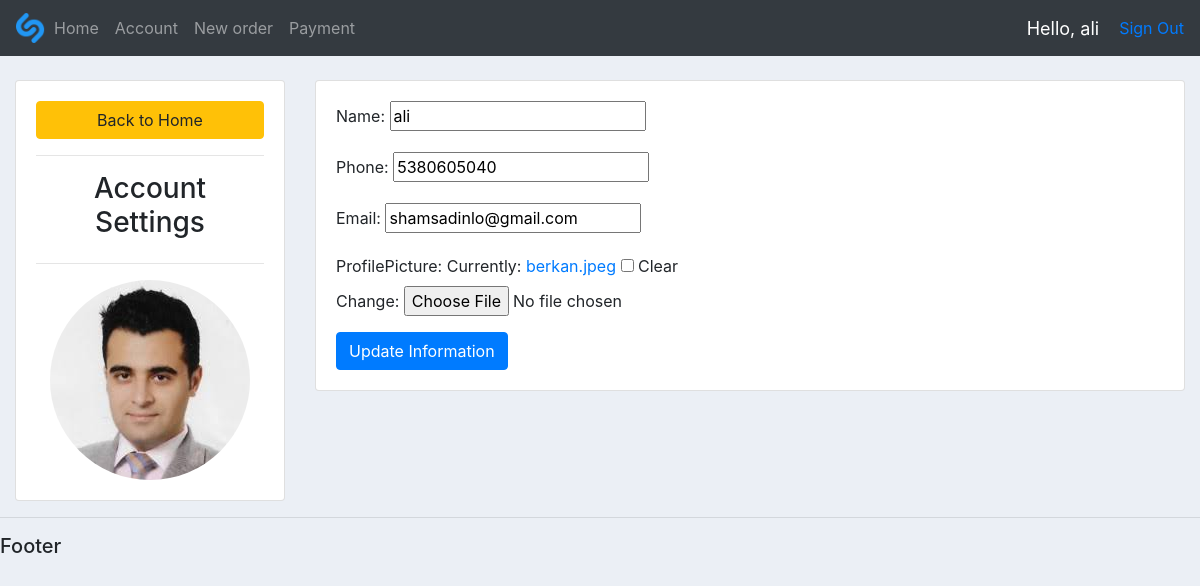
Page /account/ (signed in) on the committed database.
### accounts/models.py (models this page shows, shortened)
class Customer(models.Model):
    user = models.OneToOneField(User, null=True, on_delete=models.CASCADE)
    name = models.CharField(max_length=200, null=True)
    phone = models.CharField(max_length=20, null=True)
    email = models.CharField(max_length=200, null=True)
    dateCreated = models.DateTimeField(auto_now_add=True, null=True)
    profilePicture = models.ImageField(null=True, blank=True)

### accounts/views.py (the view)
# urls.py: path('account/', views.accountSettings, name='account'),
def accountSettings(request):
    customer = request.user.customer
    form = CustomerForm(instance=customer)
    if request.method == 'POST':
        form = CustomerForm(request.POST, request.FILES, instance=customer)
        if form.is_valid():
            form.save()
    context = {'form': form}
    return render(request, 'accounts/account_settings.html', context)

### accounts/forms.py
class CustomerForm(ModelForm):
    class Meta:
        model = Customer
        fields = ['name','phone','email','profilePicture']

### accounts/templates/accounts/account_settings.html (shortened to what this page needs)
{% extends 'accounts/main.html' %}
{% load static %}
{% block content%}
<br>
<div class="row">
    <div class="col-md-3">
        <div class="card card-body">
            <a class="btn btn-warning" href="{% url 'home' %}">Back to Home</a>
            <hr>
            <h3 style="text-align: center">Account Settings</h3>
            <hr>
            <img class="profile-pic" src="{{request.user.customer.profilePicture.url }}" >
        </div>
    </div>
    <div class="col-md-9">
        <div class="card card-body">
            <form method="POST" action="" enctype="multipart/form-data">
                {{form.as_p}}
                <input class="btn btn-primary" type="submit" name="Update Information" value="Update Information">
            </form>
        </div>
    </div>
</div>
{% endblock %}

### accounts/templates/accounts/navbar.html (shortened to what this page needs)
{% load static %}
<nav class="navbar navbar-expand-lg navbar-dark bg-dark">
    <img src="{% static 'images/Shazam.png' %}" style="width:30px;height:30px;">
    <div class="collapse navbar-collapse" id="navbarNav">
        <ul class="navbar-nav">
            {% if request.user.is_staff %}
            <li class="nav-item active">
                <a class="nav-link" href="{% url 'home' %}">Dashboard</a>
            </li>
            <li class="nav-item">
                <a class="nav-link" href="{% url 'products' %}">Products</a>
            </li>
            {% else %}
            <li class="nav-item">
                <a class="nav-link" href="{% url 'user-page' %}">Home</a>
            </li>
            <li class="nav-item">
                <a class="nav-link" href="{% url 'account' %}">Account</a>
            </li>
            <li class="nav-item">
                <a class="nav-link" href="{% url 'purchase' user.customer.id %}">New order</a>
            </li>
            <li class="nav-item">
                <a class="nav-link" href="{% url 'payment' user.customer.id%}">Payment</a>
            </li>
            {%endif%}
        </ul>
    </div>
    <span id="hello-message">Hello, {{request.user}}</span>
    <span><a href="{% url 'signout' %}">Sign Out</a></span>
</nav>

### static/css/main.css (style rules this page uses)
body { background-color:#ebeff5; }

### accounts/templates/accounts/navbar.html (style rules this page uses)
#hello-message { font-size: 18px; color: white; margin-right: 20px; }

### accounts/templates/accounts/account_settings.html (style rules this page uses)
.profile-pic { max-width: 200px; max-height: 200px; margin: 0px auto; border-radius: 50%; }

### rows in the picture
Customer: name "ali", phone "5380605040", email "shamsadinlo@gmail.com"

### other values in the picture
{{ request.user }} "ali"
